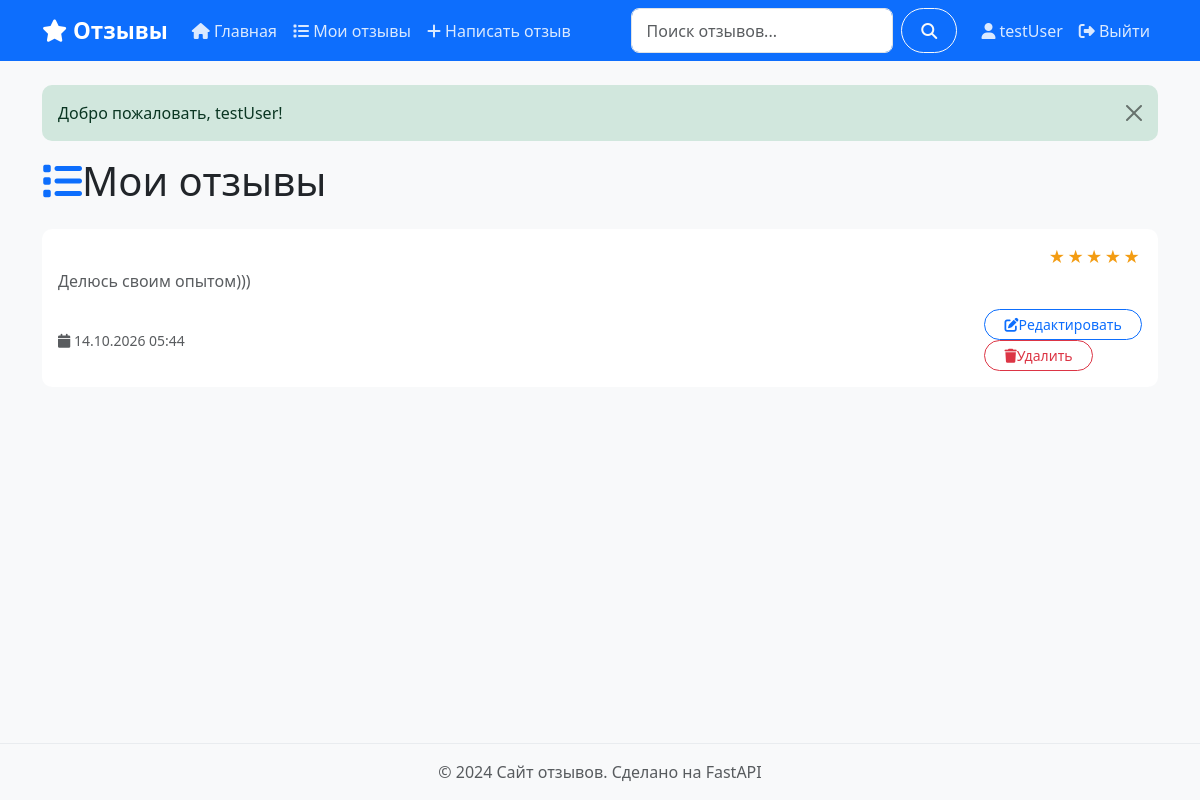
Before: /my-reviews (signed in) with the older database file.
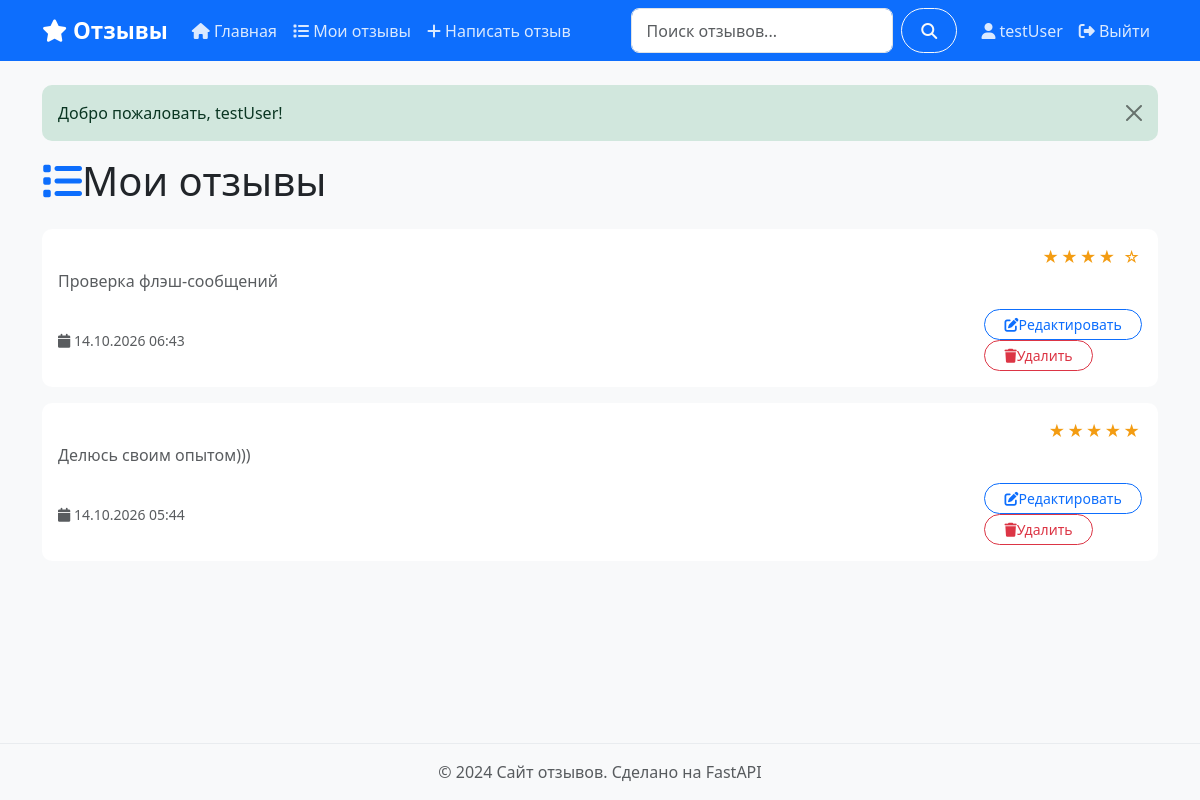
After: the same page with the newer database file.
### app/models.py (models this page shows)
class Review(Base):
    __tablename__ = "reviews"
    id = Column(Integer, primary_key=True, index=True)
    title = Column(String(200), nullable=False)
    content = Column(Text, nullable=False)
    rating = Column(Integer, nullable=True)
    created_at = Column(DateTime(timezone=True), server_default=func.now())
    updated_at = Column(DateTime(timezone=True), onupdate=func.now())
    user_id = Column(
        Integer,
        ForeignKey("users.id", ondelete="CASCADE"),
        nullable=False
    )
    author = relationship("User", back_populates="reviews")

### app/routers/pages.py (the view)
@router.get('/my-reviews', response_class=HTMLResponse)
async def my_reviews(request: Request, db: Session = Depends(get_db)):
    user = get_current_user(request)
    if not user:
        return RedirectResponse('/auth/login', status_code=303)
    reviews = get_user_reviews(db, user['id'])
    return request.state.templates.TemplateResponse(
        'my_reviews.html',
        _ctx(request, {
            'reviews': reviews,
            'current_page': 'my-reviews'
        })
    )

### templates/my_reviews.html (shortened to what this page needs)
{% extends 'base.html' %}
{% block content %}
<h1 class="mb-4">
    <i class="fas fa-list text-primary"></i>Мои отзывы
</h1>
{% if reviews %}
    {% for review in reviews %}
    <div class="card mb-3" shadow-sm">
        <div class="card-body">
            <div class="d-flex justify-content-between">
                <div class="text-warning">
                    {% for _ in range(review.rating) %}★{% endfor %}
                    {% for _ in range(5 - review.rating) %}☆{% endfor %}
                </div>
            </div>
            <p class="text-muted">{{ review.content|truncate(200) }}</p>
            <div class="d-flex justify-content-between align-items-center">
                <small class="text-muted">
                    <i class="fas fa-calendar"></i>
                    {{ review.created_at.strftime('%d.%m.%Y %H:%M') }}
                </small>
                <div>
                    <a href="/reviews/{{ review.id }}/edit"
                    class="btn btn-sm btn-outline-primary">
                    <i class="fas fa-edit"></i>Редактировать
                </a>
                <form method="post" action="/reviews/{{ review.id }}/delete"
                    class="d-line"
                    onsubmit="return confirm('Удалить отзыв?')">
                    <button type="submit" class="btn btn-sm btn-outline-danger">
                        <i class="fas fa-trash"></i>Удалить
                        </button>
                    </form>
                </div>
            </div>
        </div>
    </div>
    {% endfor %}
{% else %}
    <div class="alert alert-info">
        <i class="fas fa-info-circle"></i>У вас нет отзывов
        <a href="/reviews/new">Написать первый отзыв</a>
    </div>
{% endif %}
{% endblock %}

Changed rows visible on the page:
added Review: rating 4 (drawn), content "Проверка флэш-сообщений", created_at "14.10.2026 06:43"
